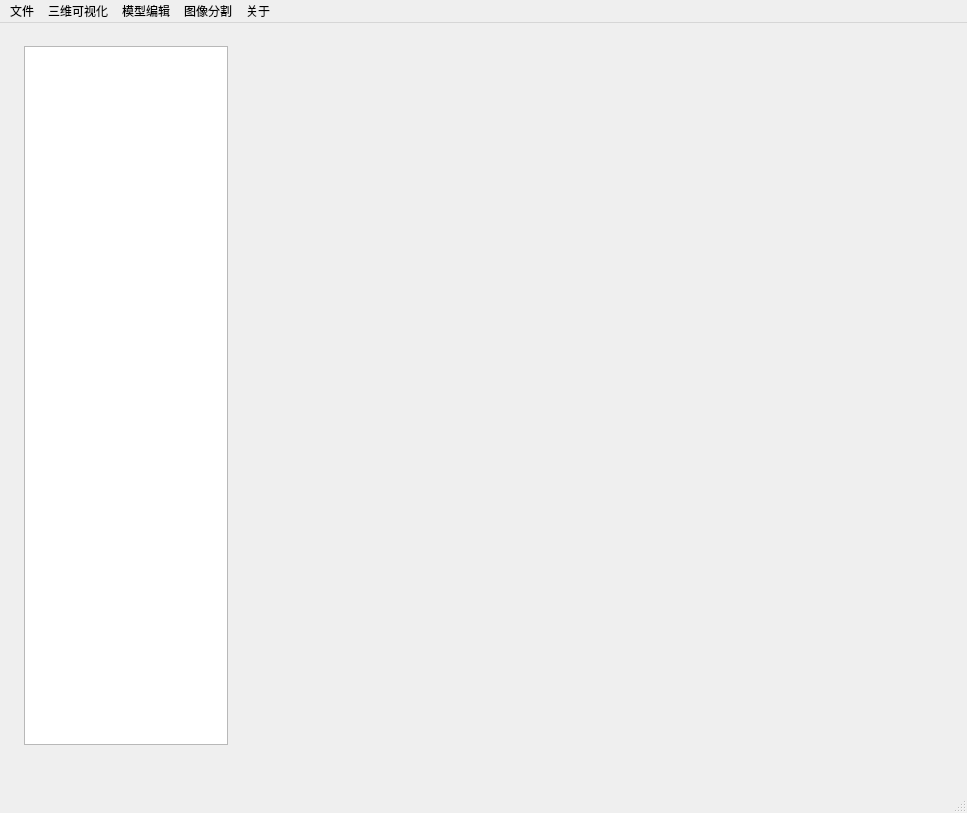
<?xml version="1.0" encoding="UTF-8"?>
<ui version="4.0">
 <class>MainWindow</class>
 <widget class="QMainWindow" name="MainWindow">
  <property name="geometry">
   <rect>
    <x>0</x>
    <y>0</y>
    <width>967</width>
    <height>813</height>
   </rect>
  </property>
  <property name="windowTitle">
   <string>MainWindow</string>
  </property>
  <widget class="QWidget" name="centralWidget">
   <widget class="QWidget" name="layoutWidget">
    <property name="geometry">
     <rect>
      <x>13</x>
      <y>12</y>
      <width>911</width>
      <height>721</height>
     </rect>
    </property>
    <layout class="QHBoxLayout" name="horizontalLayout" stretch="3,10">
     <item>
      <widget class="QTextBrowser" name="text_inf"/>
     </item>
     <item>
      <layout class="QGridLayout" name="gridLayout">
       <item row="1" column="1">
        <widget class="QVTKOpenGLWidget" name="qvtkWidgetDRight" native="true"/>
       </item>
       <item row="1" column="0">
        <widget class="QVTKOpenGLWidget" name="qvtkWidgetDLeft" native="true"/>
       </item>
       <item row="0" column="0">
        <widget class="QVTKOpenGLWidget" name="qvtkWidgetLeft" native="true"/>
       </item>
       <item row="0" column="1">
        <widget class="QVTKOpenGLWidget" name="qvtkWidgetRight" native="true"/>
       </item>
      </layout>
     </item>
    </layout>
   </widget>
  </widget>
  <widget class="QMenuBar" name="menuBar">
   <property name="geometry">
    <rect>
     <x>0</x>
     <y>0</y>
     <width>967</width>
     <height>17</height>
    </rect>
   </property>
   <widget class="QMenu" name="file">
    <property name="title">
     <string>文件</string>
    </property>
    <addaction name="action_input"/>
    <addaction name="action_exportInf"/>
    <addaction name="action_anatomyView"/>
    <addaction name="action_exportSTL"/>
    <addaction name="action_close"/>
   </widget>
   <widget class="QMenu" name="visualization">
    <property name="title">
     <string>三维可视化</string>
    </property>
    <widget class="QMenu" name="surface">
     <property name="title">
      <string>面绘制</string>
     </property>
     <addaction name="MarchingCubes"/>
     <addaction name="DividingCubes"/>
    </widget>
    <widget class="QMenu" name="volume">
     <property name="title">
      <string>体绘制</string>
     </property>
     <addaction name="RayCasting"/>
     <addaction name="TextureMapping"/>
     <addaction name="MaximumIntensity"/>
    </widget>
    <addaction name="surface"/>
    <addaction name="volume"/>
   </widget>
   <widget class="QMenu" name="model_editor">
    <property name="title">
     <string>模型编辑</string>
    </property>
   </widget>
   <widget class="QMenu" name="segmentation">
    <property name="title">
     <string>图像分割</string>
    </property>
   </widget>
   <widget class="QMenu" name="about">
    <property name="title">
     <string>关于</string>
    </property>
   </widget>
   <addaction name="file"/>
   <addaction name="visualization"/>
   <addaction name="model_editor"/>
   <addaction name="segmentation"/>
   <addaction name="about"/>
  </widget>
  <widget class="QStatusBar" name="statusBar"/>
  <action name="action_close">
   <property name="text">
    <string>关闭</string>
   </property>
  </action>
  <action name="DividingCubes">
   <property name="text">
    <string>剖分立方体算法</string>
   </property>
  </action>
  <action name="RayCasting">
   <property name="text">
    <string>光线投射算法</string>
   </property>
  </action>
  <action name="TextureMapping">
   <property name="text">
    <string>3D纹理映射算法</string>
   </property>
  </action>
  <action name="MaximumIntensity">
   <property name="text">
    <string>最大密度投影算法</string>
   </property>
  </action>
  <action name="action_exportInf">
   <property name="text">
    <string>文件信息</string>
   </property>
  </action>
  <action name="action_anatomyView">
   <property name="text">
    <string>切片视图</string>
   </property>
  </action>
  <action name="action_input">
   <property name="text">
    <string>导入DICOM</string>
   </property>
  </action>
  <action name="MarchingCubes">
   <property name="text">
    <string>移动立方体算法</string>
   </property>
  </action>
  <action name="action_exportSTL">
   <property name="text">
    <string>导出STL</string>
   </property>
  </action>
 </widget>
 <layoutdefault spacing="6" margin="11"/>
 <customwidgets>
  <customwidget>
   <class>QVTKOpenGLWidget</class>
   <extends>QWidget</extends>
   <header>QVTKOpenGLWidget.h</header>
  </customwidget>
 </customwidgets>
 <resources/>
 <connections/>
</ui>
